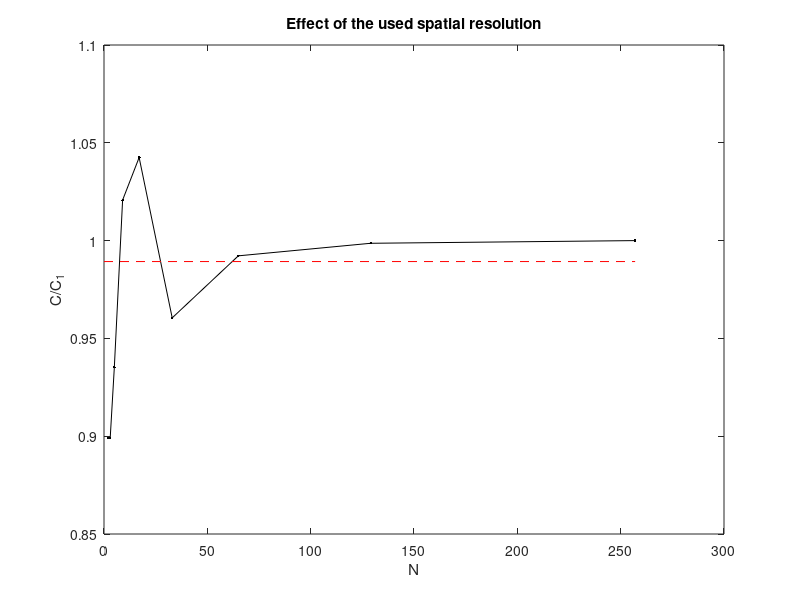
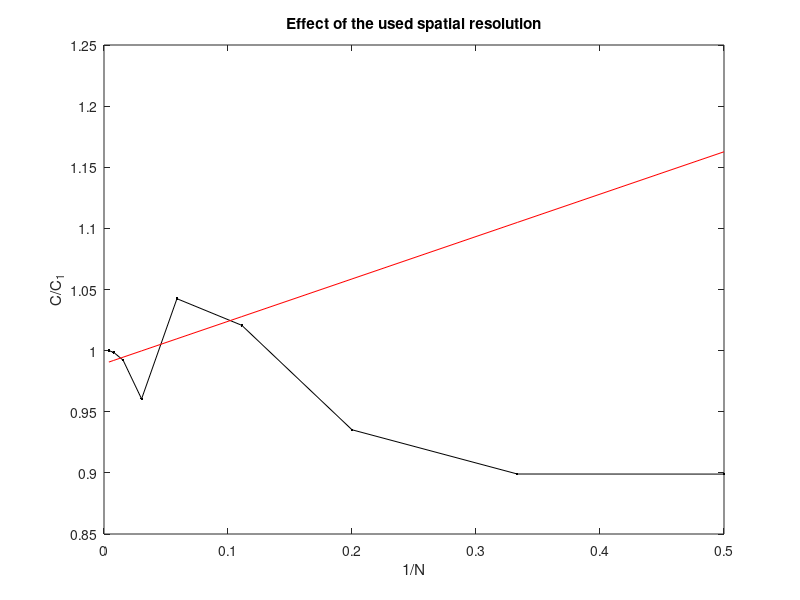
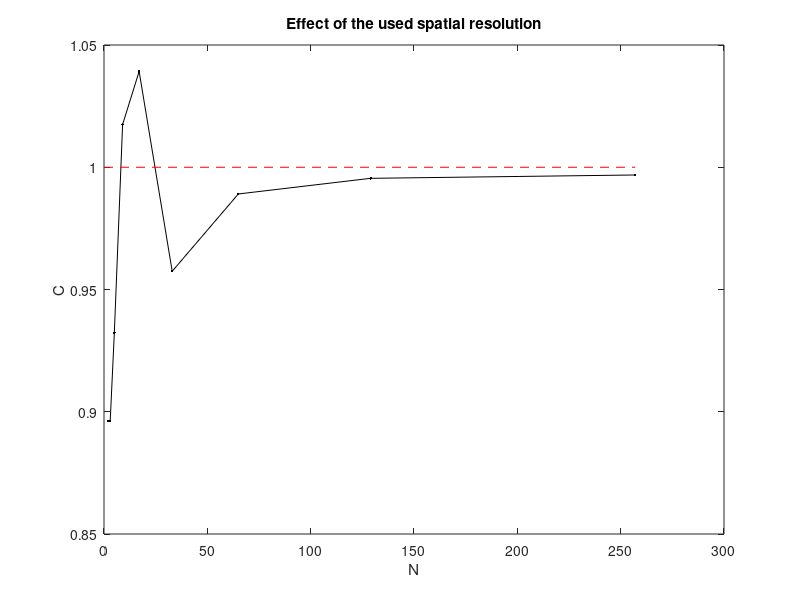
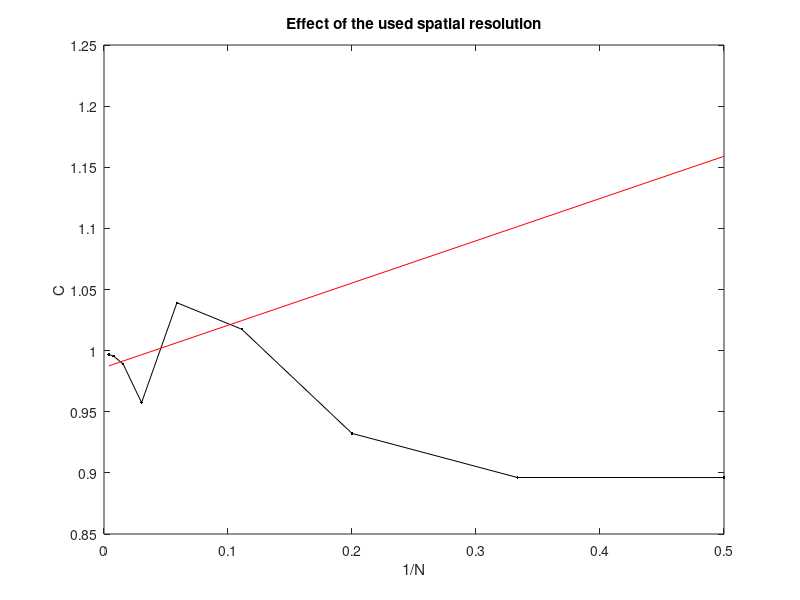

Source code (MATLAB) for these figures, in order:
% Quick hack script to plot the space resolution error.
% The data is copied by hand into Matlab, since it consists
% of only 10ish values.


N = [
    257
    129
    65
    33
    17
    9
    5
    3
    2
]; % Number of spatial grid points in one direction. High value = fine mesh.

% N     C               C_gc            C_interpolated      C_interpolated_gc
% 257   1.07412263048   0.997780347784  0.785887067078      0.705956805443
% 129   1.07040128001   0.987265931578  0.77673934045       0.69784249589
% 65    1.08323480274   0.987961286973  0.795621305175      0.699579659163
% 33    1.09634702557   0.958148133525  0.802427967168      0.68231044196
% 17    1.06261412372   0.908388322781  0.790352625807      0.637280290953
% 9     1.10563038115   0.823266599257  0.902151791378      0.598496204997
% 5     0.89301513759   0.581336281831  0.660139215474      0.403995818748
% 3     1.03215321539   0.61636297666   0.742987188203      0.390611151383
% 2     0.853162172912  0.60623066298   0.632691008105      0.433236152176

% CT = [
%     0.705956805443
%     0.69784249589
%     0.699579659163
%     0.68231044196
%     0.637280290953
%     0.598496204997
%     0.403995818748
%     0.390611151383
%     0.433236152176
% ]; % Speckle contrast: C(T) for "smallViewAngle" = 6 degrees case

CT = [
    0.996838098224
    0.995471781554
    0.989074385814
    0.957463162448
    1.03918701151
    1.01748445191
    0.932295054476
    0.896232312278
    0.89617340749
]; % Speckle contrast: C(T) for "view0.10deg" case
asymValue=1;

CT_C1 = CT/CT(1); % Speckle contrast ratio: CT/C1

Ninv = 1./N;



%%% Relative Speckle Contrast, C/C1

% lin fit
P = polyfit(Ninv(1:6),CT_C1(1:6),1);
CT_C1_fit = P(1)*Ninv+P(2);
CT_C1_limit = P(1)*0+P(2);

figure()
plot(N,CT_C1,'k.-')
hold on
plot([0,max(N)],[CT_C1_limit CT_C1_limit],'r--')
hold off
xlabel('N')
ylabel('C/C_1')
title('Effect of the used spatial resolution')

figure()
plot(Ninv,CT_C1,'k.-')
hold on
plot(Ninv,CT_C1_fit,'r-')
hold off
xlabel('1/N')
ylabel('C/C_1')
title('Effect of the used spatial resolution')


%%% Speckle Contrast, C

% lin fit
P = polyfit(Ninv(1:6),CT(1:6),1);
CT_fit = P(1)*Ninv+P(2);
CT_limit = P(1)*0+P(2)

figure()
plot(N,CT,'k.-')
hold on
if(exist('asymValue','var'))
    plot([0,max(N)],[asymValue asymValue],'r--')
else
    plot([0,max(N)],[CT_limit CT_limit],'r--')
end
hold off
xlabel('N')
ylabel('C')
title('Effect of the used spatial resolution')

figure()
plot(Ninv,CT,'k.-')
hold on
plot(Ninv,CT_fit,'r-')
hold off
xlabel('1/N')
ylabel('C')
title('Effect of the used spatial resolution')

%%% Error in Speckle Contrast, C/C_extrapolated

figure()
if(exist('asymValue','var'))
    plot(N,CT/asymValue,'k.-')
else
    plot(N,CT/CT_limit,'k.-')
end
hold on
plot([0,max(N)],[1 1],'r--')
hold off
xlabel('N')
ylabel('C/C(\infty)')
title('Effect of the used spatial resolution')


clear asymValue
